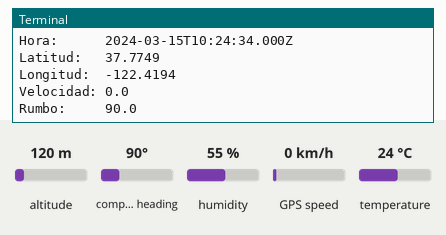
Recording of a program running on a simulated Raspberry Pi (BCM pin numbers). Parts: the last lines printed to the terminal. Inputs (shaded band) come from the test bench; at power-on: compass heading 90°, GPS speed 0 km/h, altitude 120 m, humidity 55 %, temperature 24 °C. The clock reads 2024-03-15 10:24:30 at power-on unless the program sets it; files the program writes start out absent; the GPS gets a fix after 3 s at 37.7749, -122.4194 with 8 satellites; web requests get an empty 200 reply after 0.4 s.

Above: at 5.0 s.
5.1 s: compass heading set to 7°
At 6.7 s:
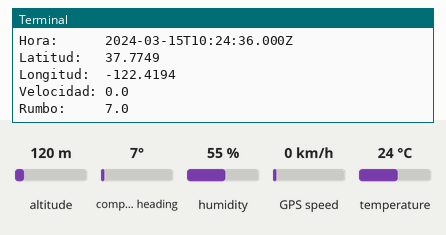
7.9 s: GPS speed set to 2 km/h
At 9.4 s:
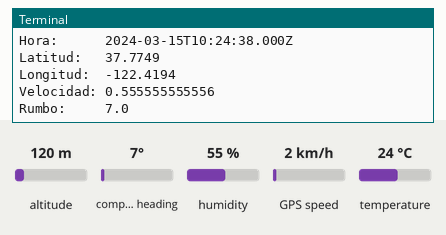
10.7 s: compass heading set to 180°
At 12.5 s:
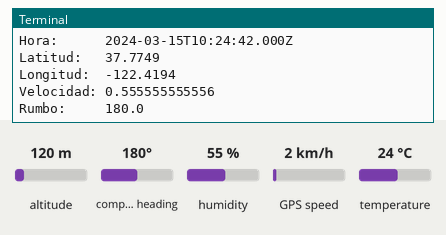
Timing chart, 0 to 14.0 s (numbered marks = the images above; inputs shaded):
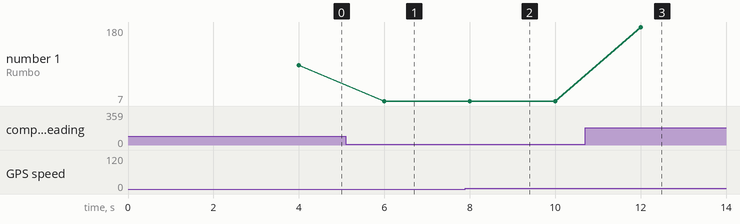

The program:

sensors.py
```python
from platform import system as system_name
from os import system as system_call
import socket, datetime, gps, sys, time, Adafruit_DHT, requests

session = gps.gps("localhost", "2947")
session.stream(gps.WATCH_ENABLE | gps.WATCH_NEWSTYLE)
sensor = Adafruit_DHT.DHT11
hostname = socket.gethostname()

pin = 23
lat = 0
lon = 0
time = 0

def gps():
 x = 1
 while x == 1:
  report = session.next()
  if report['class'] == 'TPV':
   if hasattr(report, 'time'):
    print 'Hora:      ' + str(report.time)
    global time
    time = str(report.time)
   if hasattr(report, 'lat'):
    print 'Latitud:   ' + str(report.lat)
    global lat
    lat = str(report.lat)
   if hasattr(report, 'lon'):
    print 'Longitud:  ' + str(report.lon)
    global lon
    lon = str(report.lon)
   if hasattr(report, 'speed'):
    print 'Velocidad: ' + str(report.speed)
   if hasattr(report, 'track'):
    print 'Rumbo:     ' + str(report.track)
   if hasattr(report, 'head'):
    print report.head
   x= 0

def traceroute(hostname, port, max_hops):
    destination = socket.gethostbyname(hostname)
    print "target %s" % hostname

    icmp = socket.getprotobyname('icmp')
    udp = socket.getprotobyname('udp')
    ttl = 1

    while True:
        recvsock = socket.socket(socket.AF_INET, socket.SOCK_RAW, icmp)
        sendsock = socket.socket(socket.AF_INET, socket.SOCK_DGRAM, udp)
        sendsock.setsockopt(socket.SOL_IP, socket.IP_TTL, ttl)
        recvsock.bind(("", port))
        sendsock.sendto("", (hostname, port))
        currentaddr = None
        currenthostname = None
        try:
            _, currentaddr = recvsock.recvfrom(512)
            currentaddr = currentaddr[0]

            try:
                currenthostname = socket.gethostbyaddr(currentaddr)[0]
            except socket.error:
                currenthostname = currentaddr
        except socket.error:
            pass
        finally:
            sendsock.close()
            recvsock.close()

        if currentaddr is not None:
            currenthost = "%s (%s)" % (currenthostname, currentaddr)
        else:
            currenthost = "*"
        print "%dt%s" % (ttl, currenthost)

        ttl += 1
        if currentaddr == destination or ttl > max_hops:
            break


def ping(host):
    parameters = "-n 1" if system_name().lower()=="windows" else "-c 1"
    return system_call("ping " + parameters + " " + host) == 0

all_data = open('all_data.txt', 'a')
lost_data = open('lost_data.txt', 'a')
send_data = open('send_data.txt', 'a')

try:
	counter = 0
	while counter < 100:
		humedad, temperatura = Adafruit_DHT.read_retry(sensor, pin)
		ping_server = ping("www.bitsobet.com")
		ping_google = ping("google.com")
		gps()
		all_data.write(str(time) + " " + str(lat) + " " + str(lon) + " " + str(humedad) + " " + str(temperatura) + " " + str(hostname) + " " + str(ping_server) + " " + str(ping_google) + "\n")
		r = requests.post("http://www.bitsobet.com/maps/", data={'temp': temperatura, 'hum': humedad, 'longitud' : lon, 'latitud' : lat, 'humsuelo' : 0, 'precipitacion' : 6, 'datemed' : time})
		if r.status_code == 200:
			send_data.write(str(time) + " " + str(lat) + " " + str(lon) + " " + str(humedad) + " " + str(temperatura) + " " + str(hostname) + " " + str(ping_server) + " " + str(ping_google) + "\n")
		else:
			lost_data.write(str(time) + " " + str(lat) + " " + str(lon) + " " + str(humedad) + " " + str(temperatura) + " " + str(hostname) + " " + str(ping_server) + " " + str(ping_google) + "\n")
		counter += 1
	all_data.close()
	lost_data.close()
	send_data.close()

except Exception,e:
	print str(e)
```

Measured:
- after the input at 5.1 s, the terminal: prints a new line after 0.90 s (image 1)
- after the input at 7.9 s, the terminal: prints a new line after 0.10 s (image 2)
- after the input at 10.7 s, the terminal: prints a new line after 1.3 s (image 3)
- plotted number 1: 90 → 7 after the input at 5.1 s, 7 → 180 after the input at 10.7 s
